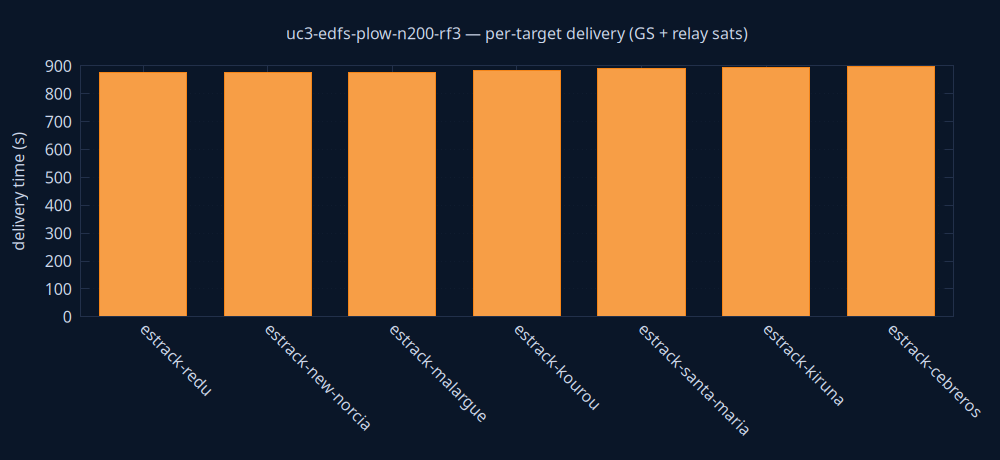

The gnuplot source for this figure:
set terminal pngcairo size 1000,460 background rgb '#0a1628'
set output 'delivery.png'
set style fill solid 0.8
set boxwidth 0.7 relative
set border lc rgb '#22304a'
set grid ytics lc rgb '#22304a'
set yrange [0:*]
set ylabel 'delivery time (s)' textcolor rgb '#cdd7ea'
set xtics rotate by -45 textcolor rgb '#cdd7ea'
set ytics textcolor rgb '#cdd7ea'
set title 'uc3-edfs-plow-n200-rf3 — per-target delivery (GS + relay sats)' textcolor rgb '#cdd7ea'
plot 'delivery.dat' using 0:2:3:xtic(1) with boxes lc rgb variable notitle
